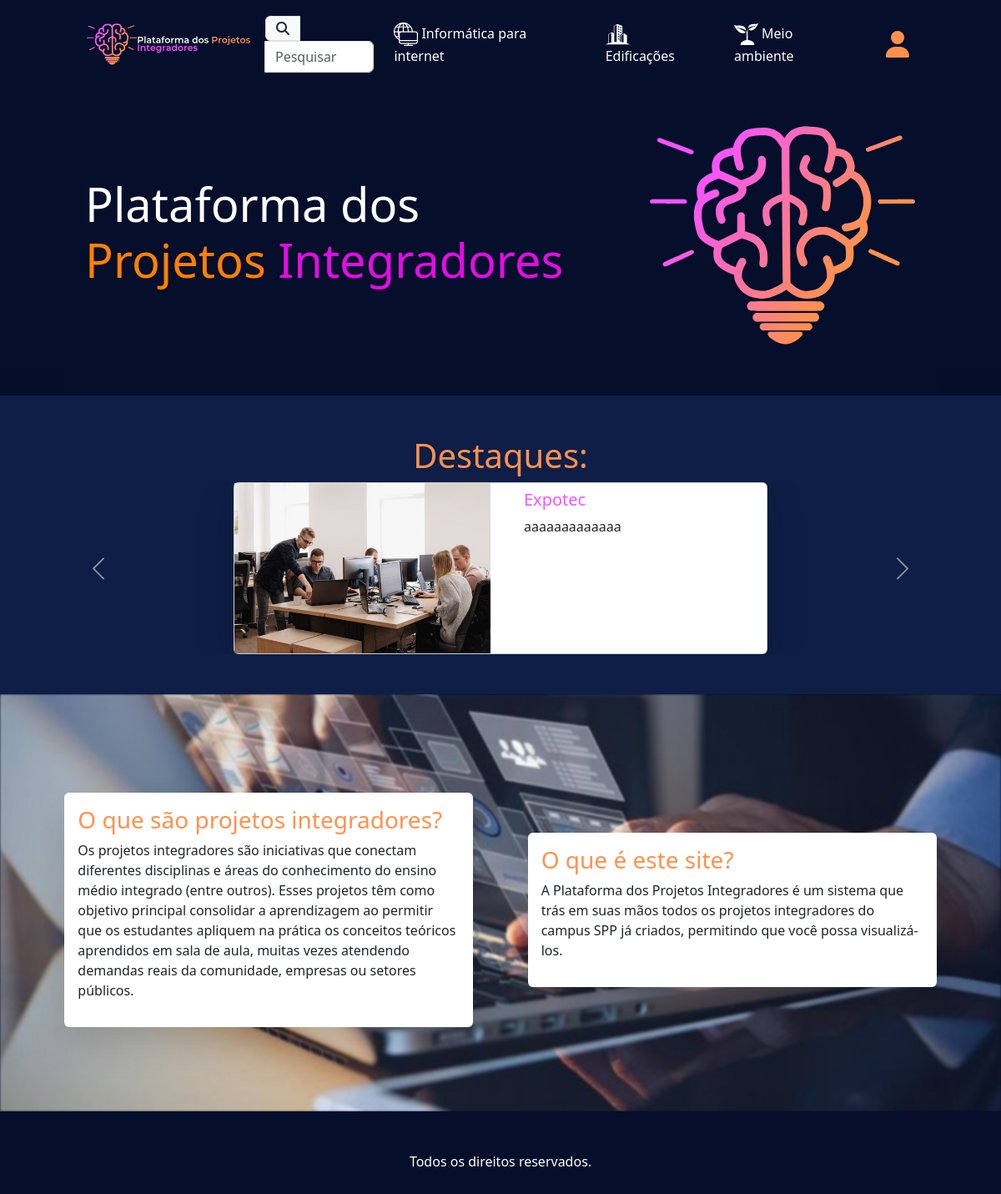
The page / on the database its author committed.
### users/models.py (models this page shows, shortened)
class Curso(models.Model):
    titulo = models.CharField(max_length=50)
    logo = models.FileField(blank=True)

### ppi/models.py (models this page shows, shortened)
class Projeto(models.Model):
    titulo = models.CharField(max_length=80)
    resumo = models.TextField(max_length=2000)
    objetivo = models.TextField(max_length=2000)
    capa = models.ImageField('media/')
    pdf = models.FileField(blank=True, null=True)
    palavras_chave = models.CharField(max_length=200, blank=True, null=True)
    curso = models.ForeignKey(Curso,on_delete=models.CASCADE, related_name="projetos")
    componentes = models.ManyToManyField(Profile, related_name="projetos", blank=True)
    criado_em = models.DateTimeField(auto_now_add=True,null=True)

### ppi/views.py (the view)
# urls.py: path("", views.index, name = "index"),
def index(request):
    posts = Projeto.objects.all()
    context = {
        "posts": posts,
    }
    return render(request, "index.html", context)

### ppi/context_processors.py (called while the page is built)
def cursos(request):
    return {
        "cursos" : Curso.objects.all,
    }

### ppi/templates/index.html (shortened to what this page needs)
{% extends "base.html" %}
{% load static %}
{% block conteudo %}
<div class="container-fluid">
  <div class="container custom-container mb-3 py-3">
      <div class="row g-0">
        <div class="col-md-7 d-flex justify-content-start align-items-center">
          <h1 class="text-white text-left" style="font-size: 3.5em;">
                Plataforma dos <a style="color: rgb(255, 128, 0);">Projetos</a> <a style="color: rgb(228, 12, 228);">Integradores</a>
          </h1>
        </div>
        <div class="col-md-5 d-flex justify-content-end align-items-center">
          <img src="{% static 'imgs/LogoPPI.svg' %}" alt="Logo" style="max-height: 20rem;">
        </div>
      </div>
  </div>
</div>
<div class="container-fluid py-5 blueback shadow-lg">
    <div class="container custom-container d-flex flex-column">
      <h1 class="laranja text-center">Destaques:</h1>
      <div id="postCarousel" class="carousel slide" data-bs-ride="carousel">
        <div class="carousel-inner">
          {% for post in posts %}
            <div class="carousel-item {% if forloop.first %}active{% endif %}">
              <div class="d-flex justify-content-center align-items-center">
                <a class="text-decoration-none" href="{% url 'post' post.id %}">
                  <div class="card shadow-lg" style="max-width: 40em;">
                    <div class="row">
                      <div class="col-md-6">
                        <img src="{{ post.capa.url }}" class="img-fluid rounded-0 w-100 h-100" style="max-height: 100%;" alt="{{ post.titulo }}">
                      </div>
                      <div class="col-md-6 ">
                        <div class="card-body py-2">
                          <h5 class="card-title roxinho">
                            {{ post.titulo }}
                          </h5>
                          <p class="card-text">
                            {{ post.objetivo }}
                          </p>
                        </div>
                      </div>
                    </div>
                  </div>
                </a>
              </div>
            </div>
          {% endfor %}
        </div>
        <button class="carousel-control-prev position-absolute top-50 start-0 translate-middle-y" type="button" data-bs-target="#postCarousel" data-bs-slide="prev">
          <span class="carousel-control-prev-icon position-absolute top-50 start-0 translate-middle-y" aria-hidden="true"></span>
        </button>
        <button class="carousel-control-next position-absolute top-50 end-0 translate-middle-y" type="button" data-bs-target="#postCarousel" data-bs-slide="next">
          <span class="carousel-control-next-icon position-absolute top-50 end-0 translate-middle-y" aria-hidden="true"></span>
        </button>
      </div>
    </div>
</div>
<div class="container-fluid bandeira py-5 d-flex position-relative overflow-hidden" style="height: 500px;">
  <div class="row g-3 w-100 position-relative m-auto z-2 d-flex justify-content-evenly align-items-center">
      <div class="col-md-5 col-lg-5 col-sm-10 bandeira-content p-3 bg-white rounded shadow-lg">
        <h3 class="laranja text-left">
          O que são projetos integradores?
        </h3>
        <p class="text-dark text-left">
            Os projetos integradores são iniciativas que conectam diferentes disciplinas e áreas do conhecimento do ensino médio integrado (entre outros). Esses projetos têm como objetivo principal consolidar a aprendizagem ao permitir que os estudantes apliquem na prática os conceitos teóricos aprendidos em sala de aula, muitas vezes atendendo demandas reais da comunidade, empresas ou setores públicos.
        </p>
      </div>
      <div class="col-md-5 col-lg-5 col-sm-10 bandeira-content p-3 bg-white rounded shadow-lg">
        <h3 class="laranja text-left">
            O que é este site?
        </h3>
        <p class="text-dark">
            A Plataforma dos Projetos Integradores é um sistema que trás em suas mãos todos os projetos integradores do campus SPP já criados, permitindo que você possa visualizá-los.
        </p>
      </div>
  </div>
  <div class="position-absolute top-0 start-0 w-100 h-100 bg-image z-1"
  style="background-image: url('{% static 'imgs/Tec.jfif' %}'); filter: blur(1px);"></div>
</div>
{% endblock conteudo %}

### ppi/templates/base.html (shortened to what this page needs)
{% load static %}
<!doctype html>
<html lang="pt-br">
  <head>
    <link href="https://cdn.jsdelivr.net/npm/select2@4.1.0-rc.0/dist/css/select2.min.css" rel="stylesheet" />
    <link href="https://cdn.jsdelivr.net/npm/bootstrap@5.3.3/dist/css/bootstrap.min.css" rel="stylesheet">
    <link rel="stylesheet" href="{% static 'style.css' %}">
  </head>
  <body style="background-color: rgb(5, 14, 43);">
    <nav class="navbar navbar-expand-lg">
      <div class="container custom-container">
          <a class="navbar-brand" href="{% url 'index' %}">
              <img src="{% static 'imgs/logotopo.svg' %}" alt="Logo" style="max-height: 80px;">
          </a>
          <div class="collapse navbar-collapse" id="navbarSupportedContent">
              <ul class="navbar-nav mb-2 mb-lg-0 ms-auto d-flex align-items-center">
                {% if request.path == "/pesquisar/" %}
                <form
                    method="GET"
                    class="d-flex justify-content-center"
                    onsubmit="return redirectToSearchPage();"
                >
                <div class="input-group">
                  <span class="input-group-text" id="basic-addon1">
                    <i class="fa-solid fa-magnifying-glass text-dark"></i>
                  </span>
                  <input type="text" id="pesquisar" class="form-control search-bar" placeholder="Pesquisar" aria-describedby="basic-addon1">
                </div>
                </form>
                {% else %}
                <a class="text-decoration-none" href="{% url 'pesquisar' %}">
                  <div class="input-group">
                    <span class="input-group-text" id="basic-addon1">
                      <i class="fa-solid fa-magnifying-glass text-dark"></i>
                    </span>
                    <input type="text" id="pesquisarstatic" class="form-control search-bar" placeholder="Pesquisar" aria-describedby="basic-addon1" readonly>
                  </div>
                </a>
                {% endif %}
                  {% for curso in cursos %}
                  <li class="nav-item mx-3">
                      <a class="text-white nav-link" href="{% url 'projetos' curso.id %}">
                          <img src="{{ curso.logo.url }}" style="max-width: 1.8rem;" alt="{{curso.titulo}}">
                          {{ curso.titulo }}
                      </a>
                  </li>
                  {% endfor %}
                  {% if user.is_authenticated %}
                  <li class="nav-item ms-3">
                      <a class="nav-link" href="{% url 'verperfil' %}">
                        <i class="fa-solid fa-user fa-2xl laranja"></i>
                      </a>
                  </li>
                  <form method="post" action="{% url 'logout' %}">
                    {% csrf_token %}
                    <li class="nav-item">
                      <button type="submit" class="nav-link text-white">
                        <i class="fa-solid fa-2xl fa-right-from-bracket"></i>
                      </button>
                    </li>
                  </form>
                  {% else %}
                  <li class="nav-item ms-3">
                      <a class="nav-link" href="{% url 'login' %}">
                        <i class="fa-solid fa-user fa-2xl laranja"></i>
                      </a>
                  </li>
                  {% endif %}
              </ul>
          </div>
      </div>
    </nav>
    {% block conteudo %}
    {% endblock conteudo %}
    <footer class="py-5 text-center text-white">
      Todos os direitos reservados.
    </footer>
  </body>
</html>

### ppi/static/style.css (style rules this page uses)
.roxinho { color: rgb(246, 82, 255); }
.laranja { color: rgb(255, 145, 77); }
.blueback { background-color: rgb(14, 30, 70); }
.custom-container { max-width: 85vw; width: 100%; }
input::placeholder, textarea::placeholder { color: #ffffff; }
input, textarea, select { border: none; }
#pesquisarstatic { width: 100px; }
.bg-image { background-size: cover; background-position: center; }

### rows shown on the page
Curso: logo (picture), titulo "Informática para internet"
Curso: logo (picture), titulo "Edificações"
Curso: logo (picture), titulo "Meio ambiente"
Projeto: capa (picture), titulo "Expotec", objetivo "aaaaaaaaaaaaa"
